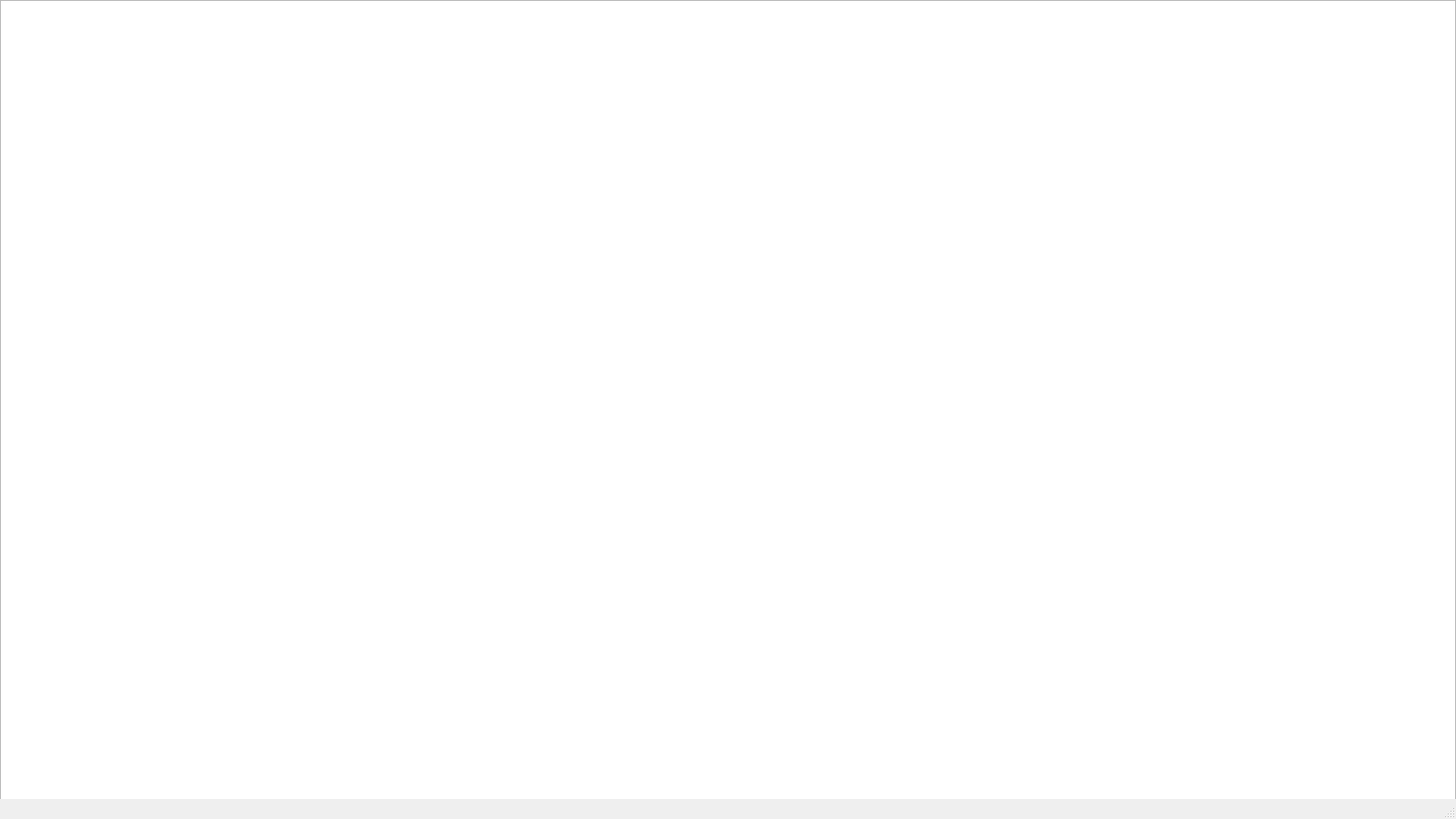
<?xml version="1.0" encoding="UTF-8"?>
<ui version="4.0">
 <class>MainWindow</class>
 <widget class="QMainWindow" name="MainWindow">
  <property name="geometry">
   <rect>
    <x>0</x>
    <y>0</y>
    <width>1600</width>
    <height>900</height>
   </rect>
  </property>
  <property name="mouseTracking">
   <bool>true</bool>
  </property>
  <property name="windowTitle">
   <string>MainWindow</string>
  </property>
  <widget class="QWidget" name="centralWidget">
   <property name="cursor">
    <cursorShape>ArrowCursor</cursorShape>
   </property>
   <property name="mouseTracking">
    <bool>true</bool>
   </property>
   <widget class="QGraphicsView" name="graphicsView">
    <property name="geometry">
     <rect>
      <x>0</x>
      <y>0</y>
      <width>1600</width>
      <height>900</height>
     </rect>
    </property>
    <property name="cursor" stdset="0">
     <cursorShape>CrossCursor</cursorShape>
    </property>
    <property name="mouseTracking">
     <bool>true</bool>
    </property>
    <property name="verticalScrollBarPolicy">
     <enum>Qt::ScrollBarAlwaysOff</enum>
    </property>
    <property name="horizontalScrollBarPolicy">
     <enum>Qt::ScrollBarAlwaysOff</enum>
    </property>
   </widget>
  </widget>
  <widget class="QMenuBar" name="menuBar">
   <property name="geometry">
    <rect>
     <x>0</x>
     <y>0</y>
     <width>1600</width>
     <height>37</height>
    </rect>
   </property>
   <property name="mouseTracking">
    <bool>false</bool>
   </property>
  </widget>
  <widget class="QStatusBar" name="statusBar"/>
 </widget>
 <layoutdefault spacing="6" margin="11"/>
 <resources/>
 <connections/>
</ui>
